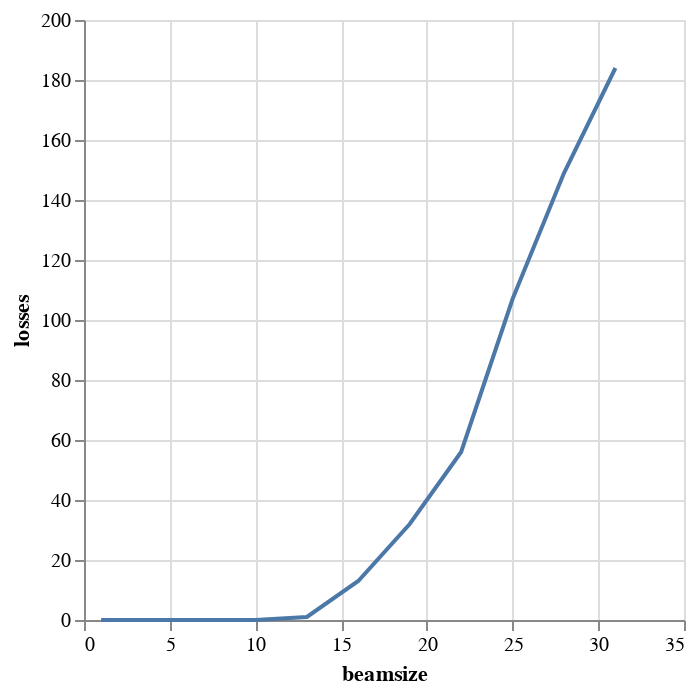

The notebook cell this image was saved under:
### Code cell
alt.Chart(emit_df).mark_line().encode(
    x='beamsize',
    y='losses',
)

### Figure 1 — Vega-Lite specification as saved in the notebook (floating-point values rounded to 4 significant figures)
{"$schema": "https://vega.github.io/schema/vega-lite/v1.2.1.json", "data": {"values": [{"beamsize": 1, "losses": 0, "relbeta": 0.002308, "sourceID": 16777217, "sourceName": "bs_1", "x_emittance": 0.003007, "x_norm_emittance": 6.941e-06, "y_emittance": 0.0006105, "y_norm_emittance": 1.409e-06}, {"beamsize": 4, "losses": 0, "relbeta": 0.002308, "sourceID": 16777218, "sourceName": "bs_4", "x_emittance": 0.1218, "x_norm_emittance": 0.0002812, "y_emittance": 0.0404, "y_norm_emittance": 9.327e-05}, {"beamsize": 7, "losses": 0, "relbeta": 0.002308, "sourceID": 16777219, "sourceName": "bs_7", "x_emittance": 0.7121, "x_norm_emittance": 0.001644, "y_emittance": 0.1995, "y_norm_emittance": 0.0004605}, {"beamsize": 10, "losses": 0, "relbeta": 0.002308, "sourceID": 16777220, "sourceName": "bs_10", "x_emittance": 2.12, "x_norm_emittance": 0.004895, "y_emittance": 0.6976, "y_norm_emittance": 0.00161}, {"beamsize": 13, "losses": 1, "relbeta": 0.002308, "sourceID": 16777221, "sourceName": "bs_13", "x_emittance": 5.007, "x_norm_emittance": 0.01156, "y_emittance": 1.717, "y_norm_emittance": 0.003964}, {"beamsize": 16, "losses": 13, "relbeta": 0.002308, "sourceID": 16777222, "sourceName": "bs_16", "x_emittance": 9.722, "x_norm_emittance": 0.02244, "y_emittance": 2.852, "y_norm_emittance": 0.006583}, {"beamsize": 19, "losses": 32, "relbeta": 0.002308, "sourceID": 16777223, "sourceName": "bs_19", "x_emittance": 16.21, "x_norm_emittance": 0.03742, "y_emittance": 7.1, "y_norm_emittance": 0.01639}, {"beamsize": 22, "losses": 56, "relbeta": 0.002308, "sourceID": 16777224, "sourceName": "bs_22", "x_emittance": 18.82, "x_norm_emittance": 0.04344, "y_emittance": 11.18, "y_norm_emittance": 0.0258}, {"beamsize": 25, "losses": 107, "relbeta": 0.002308, "sourceID": 16777225, "sourceName": "bs_25", "x_emittance": 25.29, "x_norm_emittance": 0.05838, "y_emittance": 17.35, "y_norm_emittance": 0.04005}, {"beamsize": 28, "losses": 149, "relbeta": 0.002308, "sourceID": 16777226, "sourceName": "bs_28", "x_emittance": 27.82, "x_norm_emittance": 0.06423, "y_emittance": 23.87, "y_norm_emittance": 0.0551}, {"beamsize": 31, "losses": 184, "relbeta": 0.002308, "sourceID": 16777227, "sourceName": "bs_31", "x_emittance": 30.82, "x_norm_emittance": 0.07114, "y_emittance": 31.9, "y_norm_emittance": 0.07363}]}, "encoding": {"x": {"field": "beamsize", "type": "quantitative"}, "y": {"field": "losses", "type": "quantitative"}}, "mark": "line"}
